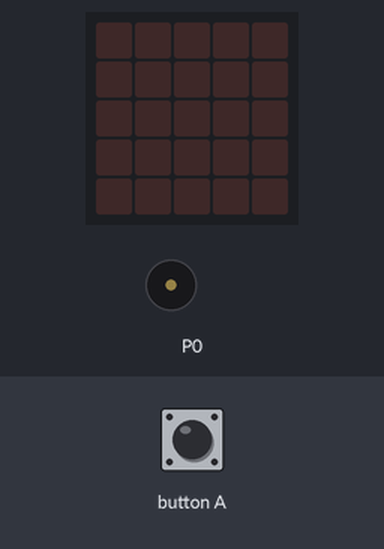
The program below on a simulated BBC micro:bit (MakeCode). On the bench: the board's 5×5 LED display, buzzer (waves = sounding). The inputs (shaded band) are chosen by the test bench.

Above: at 1.2 s.
1.3 s: button A pressed for 0.15 s
At 2.0 s:
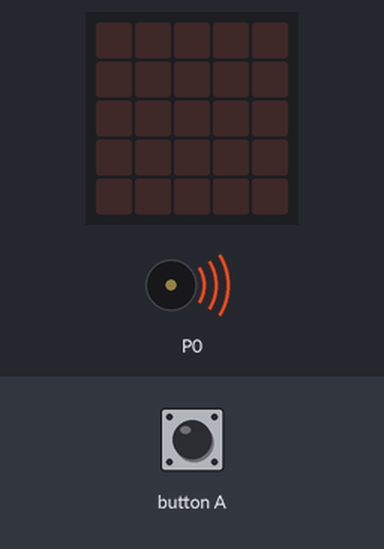
2.9 s: button A pressed for 3.2 s
At 4.0 s:
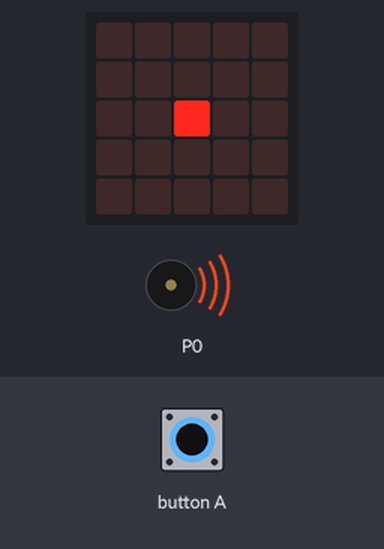
Timing chart, 0 to 5.9 s (numbered marks = the images above; inputs shaded):
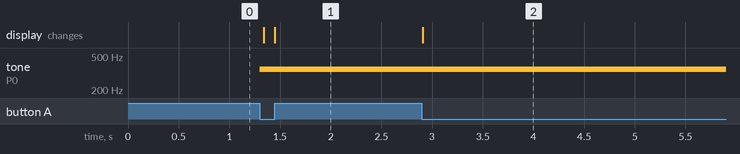

The program:

main.ts
```typescript
music.setVolume(255)
music.setBuiltInSpeakerEnabled(true)
basic.forever(function () {
    while (input.buttonIsPressed(Button.A)) {
        led.plot(2, 2)
        music.setBuiltInSpeakerEnabled(true)
        music.ringTone(349)
    }
})
basic.forever(function () {
    if (input.buttonIsPressed(Button.A) == false) {
        led.unplot(2, 2)
        music.setBuiltInSpeakerEnabled(false)
    }
})
```

test.ts
```typescript
// Tady jsou testy. Při použití tohoto balíčku jako rozšíření nebude zkompilováno.
```

Measured:
- after the input at 1.3 s, tone on P0: silent → 349 Hz at once; the display: first changes at once (image 1 shows a later state)
- after the input at 2.9 s, the display: changes at once (image 2)
